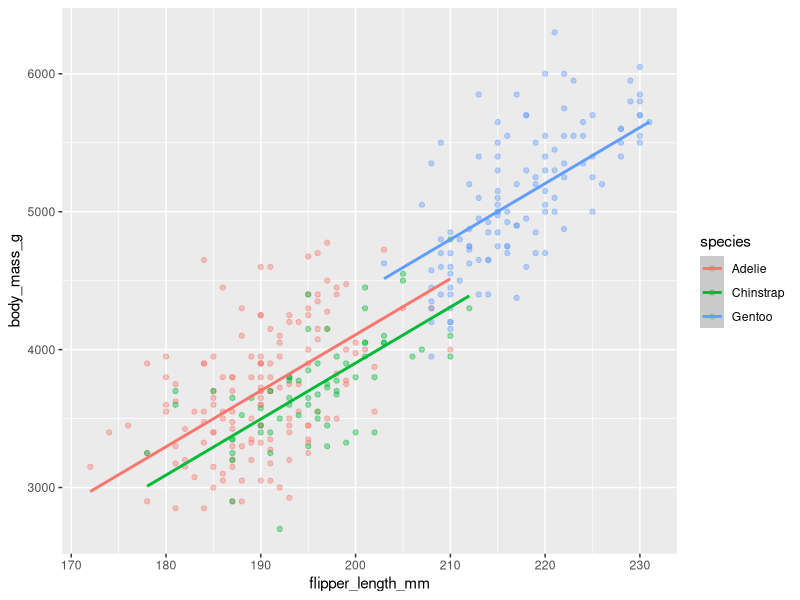
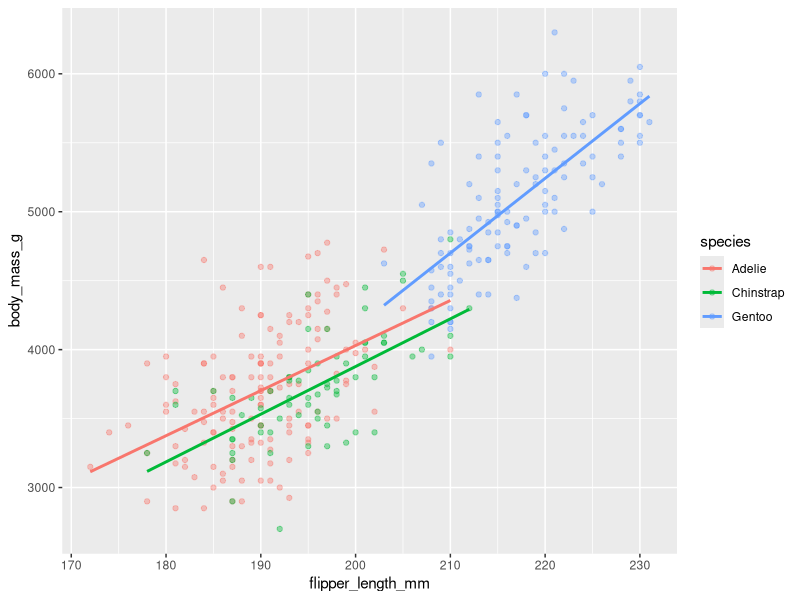
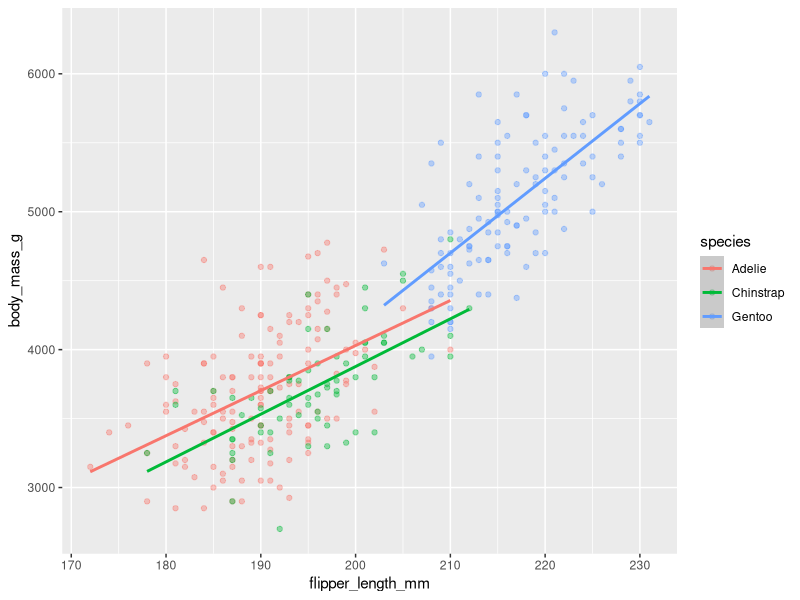

Generate these figures, in order, with R:
## ---- chunk 1
library(tidyverse)
library(broom)
library(parameters)
library(marginaleffects)
library(palmerpenguins)

penguins <- penguins |> drop_na(sex)
## ---- chunk 2
model_basic <- lm(
  body_mass_g ~ flipper_length_mm + species,
  data = penguins
)

# With broom
tidy(model_basic)

# With parameters
model_parameters(model_basic)

# With marginaleffects
avg_comparisons(model_basic)
## ---- chunk 3
basic_predictions <- predictions(model_basic)

ggplot(penguins, aes(x = flipper_length_mm, y = body_mass_g)) +
  geom_point(aes(color = species), alpha = 0.4) +
  geom_smooth(data = basic_predictions, aes(y = estimate, color = species))
## ---- chunk 4
model_interaction <- lm(
  body_mass_g ~ flipper_length_mm * species,
  data = penguins
)

# With broom
tidy(model_interaction)

# With parameters
model_parameters(model_interaction)

# With marginaleffects
avg_comparisons(model_interaction, by = "species")
## ---- chunk 5
ggplot(penguins, aes(x = flipper_length_mm, y = body_mass_g)) +
  geom_point(aes(color = species), alpha = 0.4) +
  geom_smooth(aes(color = species), method = "lm", se = FALSE)
## ---- chunk 6
interaction_predictions <- predictions(model_interaction)

ggplot(penguins, aes(x = flipper_length_mm, y = body_mass_g)) +
  geom_point(aes(color = species), alpha = 0.4) +
  geom_smooth(data = interaction_predictions, aes(y = estimate, color = species))
